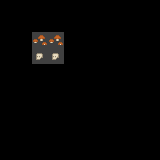

This is a level from a 2D game, rendered from its Tiled map with the project's own tilesets. A one-line summary and the complete map file follow:
An orthogonal 10x10 tile map with 16x16 px tiles, 3 tile layers (regions, input_Skulls, output_Mushrooms).

<map version="1.5" tiledversion="1.7.2" orientation="orthogonal" renderorder="right-down" width="10" height="10" tilewidth="16" tileheight="16" infinite="0" nextlayerid="4" nextobjectid="1">
 <tileset firstgid="1" source="../tilesets/roguelikeDungeon.tsx" />
 <layer id="1" name="regions" width="10" height="10">
  <data encoding="csv">
0,0,0,0,0,0,0,0,0,0,
0,0,0,0,0,0,0,0,0,0,
0,0,342,342,0,0,0,0,0,0,
0,0,342,342,0,0,0,0,0,0,
0,0,0,0,0,0,0,0,0,0,
0,0,0,0,0,0,0,0,0,0,
0,0,0,0,0,0,0,0,0,0,
0,0,0,0,0,0,0,0,0,0,
0,0,0,0,0,0,0,0,0,0,
0,0,0,0,0,0,0,0,0,0
</data>
 </layer>
 <layer id="2" name="input_Skulls" width="10" height="10">
  <data encoding="csv">
0,0,0,0,0,0,0,0,0,0,
0,0,0,0,0,0,0,0,0,0,
0,0,0,0,0,0,0,0,0,0,
0,0,59,59,0,0,0,0,0,0,
0,0,0,0,0,0,0,0,0,0,
0,0,0,0,0,0,0,0,0,0,
0,0,0,0,0,0,0,0,0,0,
0,0,0,0,0,0,0,0,0,0,
0,0,0,0,0,0,0,0,0,0,
0,0,0,0,0,0,0,0,0,0
</data>
 </layer>
 <layer id="3" name="output_Mushrooms" width="10" height="10">
  <data encoding="csv">
0,0,0,0,0,0,0,0,0,0,
0,0,0,0,0,0,0,0,0,0,
0,0,89,89,0,0,0,0,0,0,
0,0,0,0,0,0,0,0,0,0,
0,0,0,0,0,0,0,0,0,0,
0,0,0,0,0,0,0,0,0,0,
0,0,0,0,0,0,0,0,0,0,
0,0,0,0,0,0,0,0,0,0,
0,0,0,0,0,0,0,0,0,0,
0,0,0,0,0,0,0,0,0,0
</data>
 </layer>
</map>
